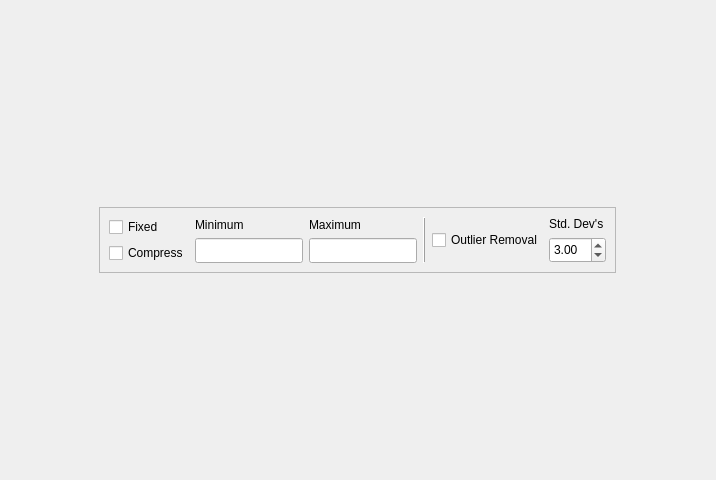
<?xml version="1.0" encoding="UTF-8"?>
<ui version="4.0">
 <class>Form</class>
 <widget class="QWidget" name="Form">
  <property name="geometry">
   <rect>
    <x>0</x>
    <y>0</y>
    <width>716</width>
    <height>480</height>
   </rect>
  </property>
  <property name="windowTitle">
   <string>Form</string>
  </property>
  <property name="styleSheet">
   <string notr="true">font: 10pt &quot;Arial&quot;;</string>
  </property>
  <layout class="QGridLayout" name="gridLayout">
   <item row="0" column="0">
    <layout class="QVBoxLayout" name="verticalLayout">
     <item>
      <widget class="QFrame" name="frame_2">
       <property name="sizePolicy">
        <sizepolicy hsizetype="Fixed" vsizetype="Fixed">
         <horstretch>0</horstretch>
         <verstretch>0</verstretch>
        </sizepolicy>
       </property>
       <property name="frameShape">
        <enum>QFrame::StyledPanel</enum>
       </property>
       <property name="frameShadow">
        <enum>QFrame::Plain</enum>
       </property>
       <layout class="QHBoxLayout" name="horizontalLayout">
        <item>
         <layout class="QVBoxLayout" name="verticalLayout_5">
          <item>
           <widget class="QCheckBox" name="checkBoxFixed">
            <property name="text">
             <string>Fixed</string>
            </property>
            <property name="checked">
             <bool>false</bool>
            </property>
           </widget>
          </item>
          <item>
           <widget class="QCheckBox" name="checkBoxCompress">
            <property name="text">
             <string>Compress</string>
            </property>
            <property name="checked">
             <bool>false</bool>
            </property>
           </widget>
          </item>
         </layout>
        </item>
        <item>
         <layout class="QVBoxLayout" name="verticalLayout_2">
          <item>
           <widget class="QLabel" name="label_2">
            <property name="text">
             <string>Minimum</string>
            </property>
           </widget>
          </item>
          <item>
           <widget class="QLineEdit" name="lineEditMin">
            <property name="sizePolicy">
             <sizepolicy hsizetype="Expanding" vsizetype="Fixed">
              <horstretch>0</horstretch>
              <verstretch>0</verstretch>
             </sizepolicy>
            </property>
            <property name="minimumSize">
             <size>
              <width>0</width>
              <height>25</height>
             </size>
            </property>
            <property name="maximumSize">
             <size>
              <width>16777215</width>
              <height>25</height>
             </size>
            </property>
           </widget>
          </item>
         </layout>
        </item>
        <item>
         <layout class="QVBoxLayout" name="verticalLayout_3">
          <property name="spacing">
           <number>6</number>
          </property>
          <item>
           <widget class="QLabel" name="label">
            <property name="text">
             <string>Maximum</string>
            </property>
           </widget>
          </item>
          <item>
           <widget class="QLineEdit" name="lineEditMax">
            <property name="minimumSize">
             <size>
              <width>0</width>
              <height>25</height>
             </size>
            </property>
            <property name="maximumSize">
             <size>
              <width>16777215</width>
              <height>25</height>
             </size>
            </property>
           </widget>
          </item>
         </layout>
        </item>
        <item>
         <widget class="QFrame" name="frame">
          <property name="frameShape">
           <enum>QFrame::VLine</enum>
          </property>
          <property name="frameShadow">
           <enum>QFrame::Raised</enum>
          </property>
         </widget>
        </item>
        <item>
         <widget class="QCheckBox" name="checkBoxRemOutliers">
          <property name="text">
           <string>Outlier Removal</string>
          </property>
         </widget>
        </item>
        <item>
         <layout class="QVBoxLayout" name="verticalLayout_4">
          <item>
           <widget class="QLabel" name="label_3">
            <property name="text">
             <string>Std. Dev's</string>
            </property>
           </widget>
          </item>
          <item>
           <widget class="QDoubleSpinBox" name="spinBoxStdDevs">
            <property name="sizePolicy">
             <sizepolicy hsizetype="Minimum" vsizetype="Expanding">
              <horstretch>0</horstretch>
              <verstretch>0</verstretch>
             </sizepolicy>
            </property>
            <property name="value">
             <double>3.000000000000000</double>
            </property>
           </widget>
          </item>
         </layout>
        </item>
       </layout>
      </widget>
     </item>
    </layout>
   </item>
  </layout>
 </widget>
 <resources/>
 <connections/>
</ui>
